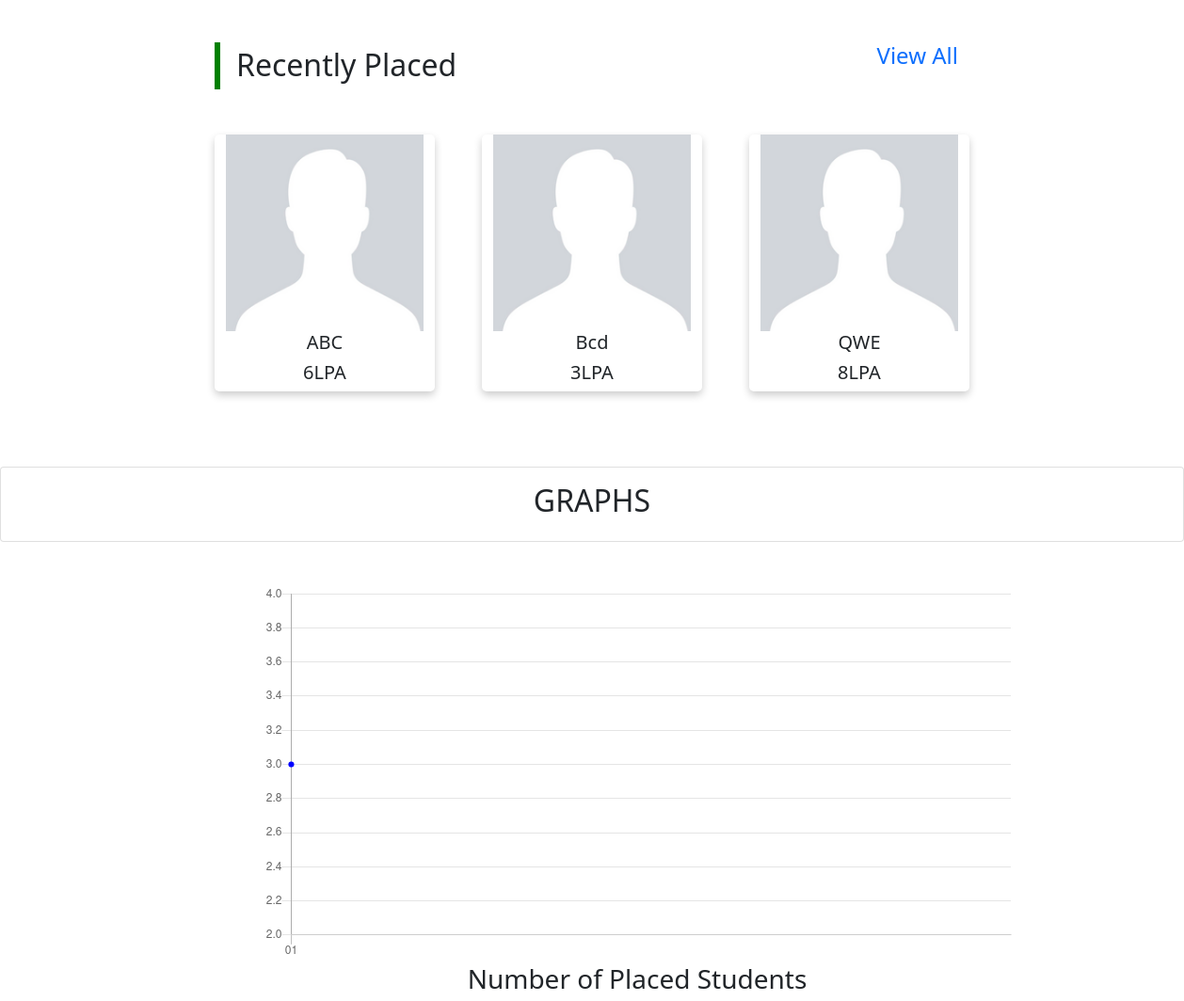
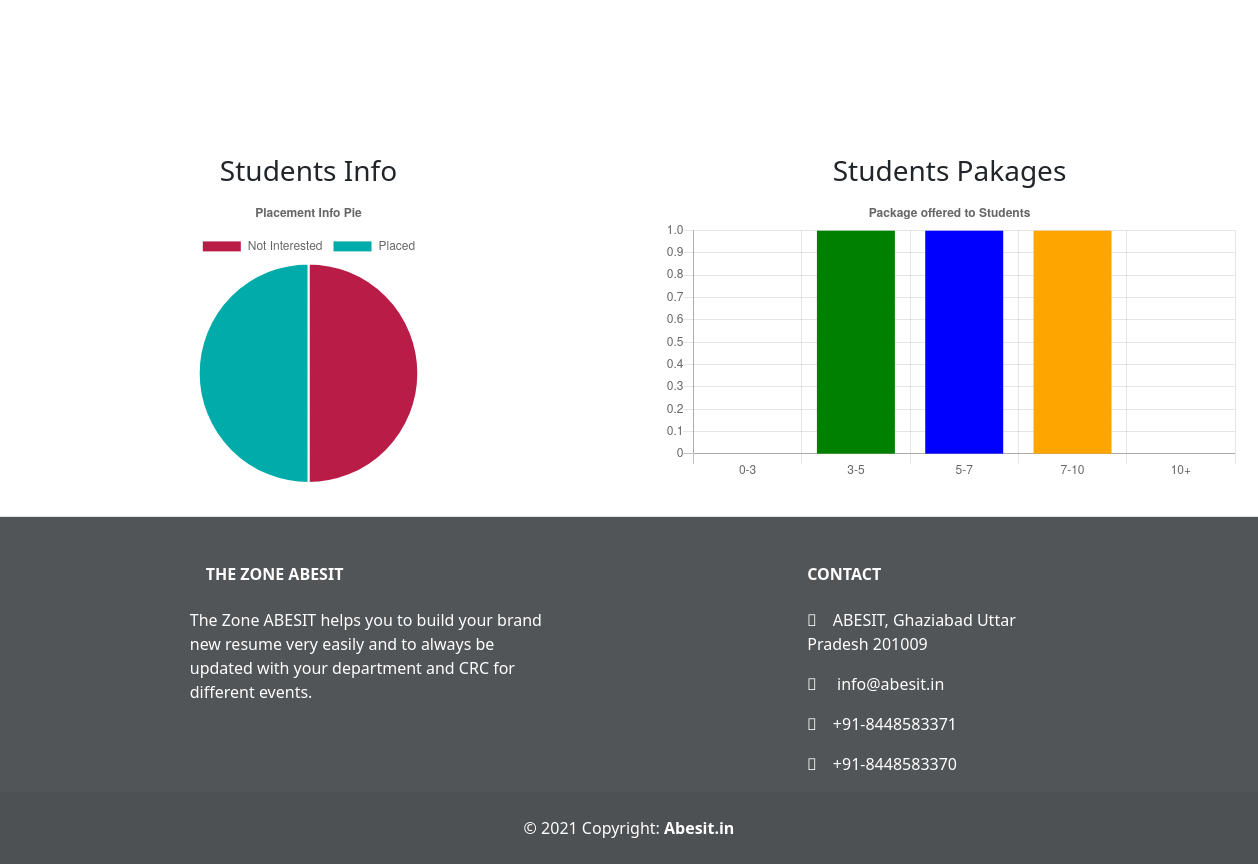
Page /home (lower part) on the earlier database version (2 pictures, top to bottom).
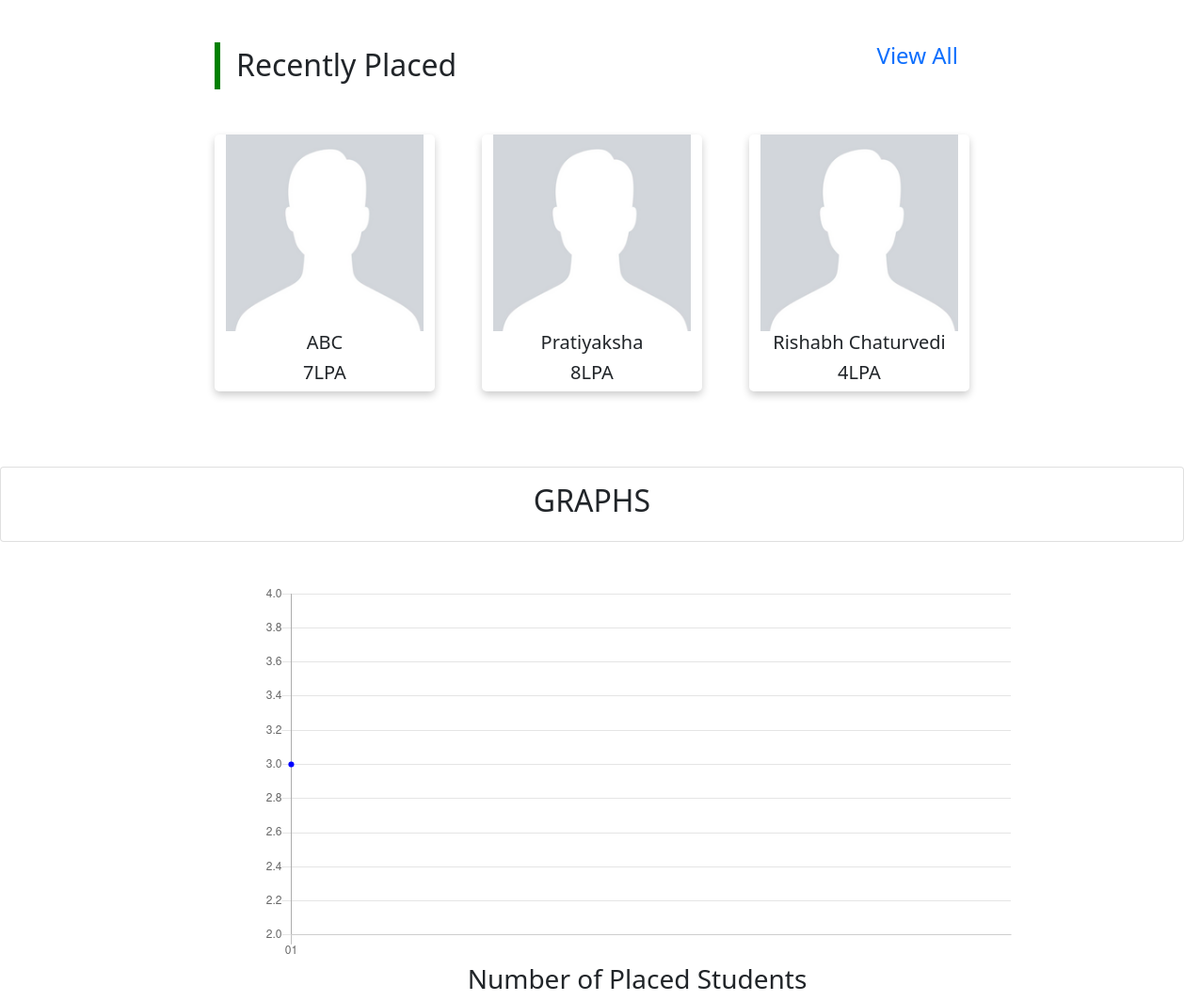
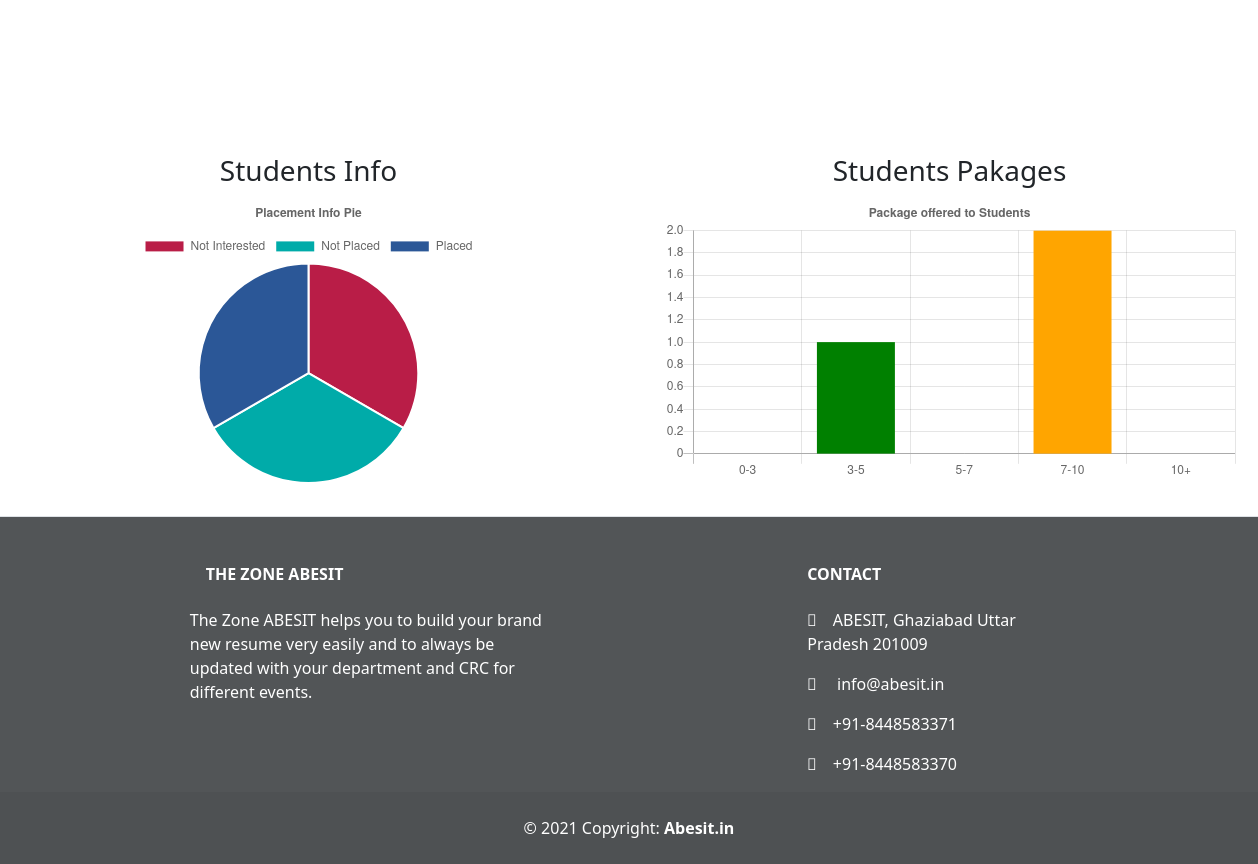
Same page on the later database version (2 pictures, top to bottom).
### zone/models.py (models this page shows, shortened)
class PlacedStudent(db.Model):
    id = db.Column(db.Integer, primary_key=True)
    name = db.Column(db.String(20), nullable=False)
    image_file = db.Column(db.String(20), nullable=False, default='profile_default.jpg')
    date_placed = db.Column(db.Date, nullable=False, default=date)
    package = db.Column(db.String(7), nullable=False)
    company_name = db.Column(db.String(30), nullable=False)
    noc = db.Column(db.String(20))
    student_id = db.Column(db.Integer, db.ForeignKey('student.user_id'), nullable=False)

### zone/routes.py (the view)
@app.route("/")
@app.route("/home")
def home():
    placed_students = PlacedStudent.query.all()[:4]
    if current_user.is_authenticated:
        student = Student.query.filter_by(user_id=current_user.user_id).first()
    else:
        student = None
    info_data = db.session.query(Student.placement_info, db.func.count(Student.placement_info)).group_by(Student.placement_info).all()
    d = datetime.date.today().day
    y = datetime.date.today().year
    m = datetime.date.today().month
    num_data = []
    for i in range(1, d+1, 2):
        s = db.session.query(db.func.count(PlacedStudent.date_placed)).filter((PlacedStudent.date_placed <= str(y)+'-'+check(m)+'-'+check(i))).all()[0][0]
        num_data.append((check(i), s))
    packages = db.session.query(PlacedStudent.package).all()
    pack = [0, 0, 0, 0, 0]
    for package in packages:
        p = package[0].upper().split('L')[0]
        p = int(p)
        if p < 3:
            pack[0] = pack[0] + 1
        elif p < 5:
            pack[1] = pack[1] + 1
        elif p < 7:
            pack[2] = pack[2] + 1
        elif p < 10:
            pack[3] = pack[3] + 1
        else:
            pack[4] = pack[4] + 1
    print(pack)
    return render_template('new_home.html', info_data=info_data, num_data=num_data, pack=pack, placed_students=placed_students, student=student)

### zone/routes.py (called while the page is built)
def check(n):
    if n < 10:
        n = str(n)
        n = '0' + n
    n = str(n)
    return n

### zone/Templates/new_home.html (shortened to what this page needs)
{% extends "new_base.html" %}
{% block content %}
<div style="margin-left:15rem;margin-right:15rem;margin-top:8rem">
    <div class="row">
        <div class="vl col"><h4 style="font-size:2rem; padding:5px;">Recently Placed</h4></div>
        <div class="col" style="text-align:end"><h4><a href="{{ url_for('placed_student_gallery') }}">View All</a></h4></div>
    </div>
    <div class="row" style="column-gap: 50px;justify-content: center;margin-top:3rem">
        {% for student in placed_students %}
            <div  class="col-md gallery-card">
                    <img src="{{ url_for('static', filename='profile_pics/' + student.image_file) }}" alt="Avatar" style="width:100%">
                    <div>
                        <H5 class="placement-name">{{student.name}}</H5>
                        <h5 class="placement-package">{{student.package}}</h5>
                    </div>
            </div>
        {% endfor %}
    </div>
</div>
<div class="card text-center" style="margin-top:5rem;margin-bottom:3rem">
  <div class="card-body">
    <h4 class="card-title" style="font-size:2rem">GRAPHS</h4>
  </div>
</div>
<div style="width:100%;margin:3rem;text-align: -webkit-center;">
    <canvas id="Chart" style="width:100%;max-width:800px"></canvas>
    <label><h3>Number of Placed Students</h3></label>
</div>
<br>
<br>
<br>
<div class="row">
    <div class="col-md-6" style="padding:2rem;text-align: -webkit-center;">
        <label><h3>Students Info</h3></label>
        <canvas id="myChart" style="width:100%;max-width:800px"></canvas>
    </div>
    <div class="col-md-6" style="padding:2rem;text-align: -webkit-center;">
        <label><h3>Students Pakages</h3></label>
        <canvas id="bar" style="width:100%;max-width:800px"></canvas>
    </div>
</div>
{% endblock %}
{% block script %}
<script>
var xValues = [
{% for data in info_data %}
"{{data[0]}}",
{% endfor %}
];
var yValues = [
{% for data in info_data %}
{{data[1]}},
{% endfor %}
];
var barColors = [
  "#b91d47",
  "#00aba9",
  "#2b5797"
];
new Chart("myChart", {
  type: "pie",
  data: {
    labels: xValues,
    datasets: [{
      backgroundColor: barColors,
      data: yValues
    }]
  },
  options: {
    title: {
      display: true,
      text: "Placement Info Pie"
    }
  }
});
</script>
<script>
var xValues = ["0-3", "3-5", "5-7", "7-10", "10+"];
var yValues = [
{% for package in pack %}
{{package}},
{% endfor %}
];
var barColors = ["red", "green","blue","orange","brown"];
new Chart("bar", {
  type: "bar",
  data: {
    labels: xValues,
    datasets: [{
      backgroundColor: barColors,
      data: yValues
    }]
  },
  options: {
    legend: {display: false},
    title: {
      display: true,
      text: "Package offered to Students"
    }
  }
});
</script>
<script type="text/javascript">
var xValues = [
{% for data in num_data %}
"{{data[0]}}",
{% endfor %}
];
var yValues = [
{% for data in num_data %}
{{data[1]}},
{% endfor %}
];
new Chart("Chart", {
  type: "line",
  data: {
    labels: xValues,
    datasets: [{
      fill: false,
      lineTension: 0,
      backgroundColor: "rgba(0,0,255,1.0)",
      borderColor: "rgba(0,0,255,0.1)",
      data: yValues
    }]
  },
  options: {
    legend: {display: false},
    scales: {
      beginAtZero: true
    }
  }
});
</script>
{% endblock %}

### zone/Templates/new_base.html (shortened to what this page needs)
<!DOCTYPE html>
<html style="scroll-behavior: smooth">
<head>
    <link href="https://cdn.jsdelivr.net/npm/bootstrap@5.1.0/dist/css/bootstrap.min.css" rel="stylesheet">
    <link rel="stylesheet" type="text/css" href="{{ url_for('static', filename='home.css') }}">
    <link href="https://maxcdn.bootstrapcdn.com/font-awesome/4.2.0/css/font-awesome.min.css" rel="stylesheet">
</head>
<body>
    {% block content %}{% endblock %}
<footer class="text-center text-lg-start" style="background-color:#525557;color:#fff">
  <section
    class="d-flex justify-content-center justify-content-lg-between  border-bottom"
  >
  </section>
  <section class="">
    <div class="container text-center text-md-start mt-5">
      <div class="row mt-3">
        <div class="col-md-3 col-lg-4 col-xl-4 mx-auto mb-4">
          <h6 class="text-uppercase fw-bold mb-4">
            The Zone ABESIT
          </h6>
          <p>
            The Zone ABESIT helps you to build your brand new resume very easily and to always be updated with
              your department and CRC for different events.
          </p>
        </div>
        <div class="col-md-4 col-lg-3 col-xl-3 mx-auto mb-md-0 mb-4">
          <h6 class="text-uppercase fw-bold mb-4">
            Contact
          </h6>
          <p><i class="fas fa-home me-3"></i>ABESIT, Ghaziabad Uttar Pradesh 201009</p>
          <p>
            <i class="fas fa-envelope me-3"></i>
            info@abesit.in
          </p>
          <p><i class="fas fa-phone me-3"></i>+91-8448583371</p>
          <p><i class="fas fa-print me-3"></i>+91-8448583370</p>
        </div>
      </div>
    </div>
  </section>
  <div class="text-center p-4" style="background-color: rgba(0, 0, 0, 0.05);">
    © 2021 Copyright:
    <a class="text-reset fw-bold" href="https://mdbootstrap.com/">Abesit.in</a>
  </div>
</footer>
{% block script %}{% endblock %}
</body>
</html>

### zone/static/home.css (style rules this page uses)
.gallery-card { box-shadow: 0 4px 8px 0 rgba(0,0,0,0.2); transition: 0.3s; width: 100%; max-width: 15rem; border-radius: 5px; }
.placement-name { text-align:center; }
.placement-package { text-size:1.3rem; text-align:center; }
.vl { border-left: 6px solid green; height: 50px; }
a { text-decoration: none; }

Differences in the rows shown:
changed PlacedStudent "ABC": package "6LPA" → "7LPA"
changed PlacedStudent: name "Bcd" → "Pratiyaksha"; package "3LPA" → "8LPA"
changed PlacedStudent: name "QWE" → "Rishabh Chaturvedi"; package "8LPA" → "4LPA"
Other differences:
chart data {{ data[0] }}: Not Interested, Placed → Not Interested, Not Placed, Placed
chart data {{ data[1] }}: 1, 1 → 1, 1, 1
chart data {{ package }}: 0, 1, 1, 1, 0 → 0, 1, 0, 2, 0
